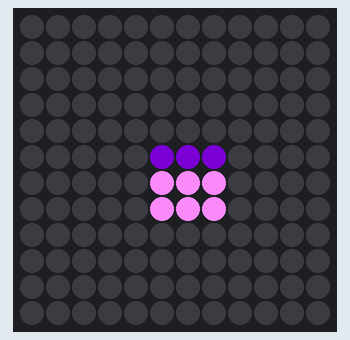
This sketch was run on a simulated Arduino Uno, built with avr-gcc and run on an emulated ATmega328P. Shown: 12×12 RGB LED matrix (first LED top left, wired row by row).

Above: at 0.16 s.
At 0.78 s:
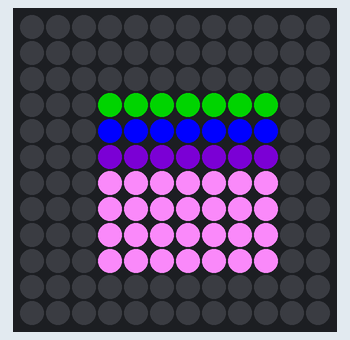
At 4.76 s:
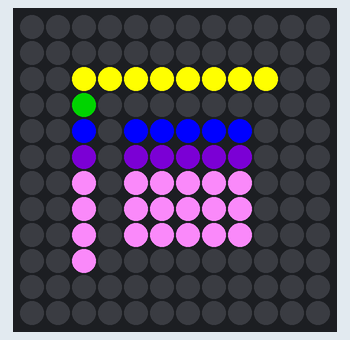
At 10.88 s:
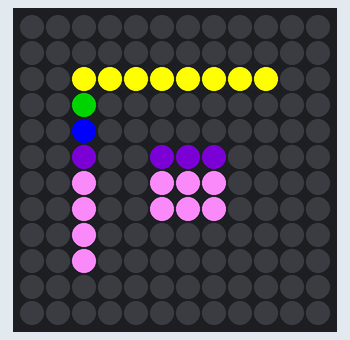
At 20.0 s:
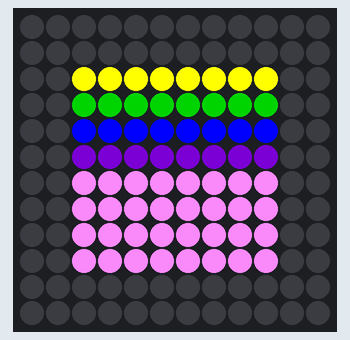
At 37.7 s:
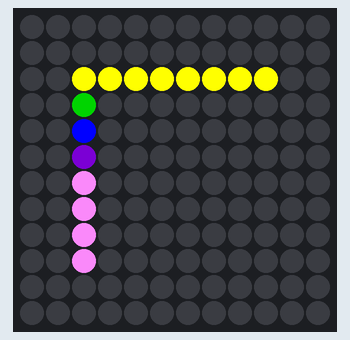

Measured:
- what the display in image 4 shows lasts 0.6 s, from 19.9 s to 20.5 s
- what the display in image 5 shows lasts 0.9 s, from 37.7 s to 38.6 s

The sketch:

james-smiley-test.ino
```cpp
#include <FastLED.h>

#define WIDTH 12
#define HEIGHT 12
#define LED_PIN 2

const int NUM_LEDS = WIDTH * HEIGHT;
CRGB leds[NUM_LEDS];

void setup() {
  FastLED.addLeds<WS2812B, LED_PIN, GRB>(leds, NUM_LEDS).setCorrection(TypicalLEDStrip);
  FastLED.clear();
  FastLED.show();
}

void loop() {
  // Expand squares in the interior
  for (int i = 1; i <= (HEIGHT / 2) - 2; i++) {
    drawInteriorSquare(i, true);
    FastLED.show();
    delay(300); // Delay between expanding squares
  }

  // Shrink squares in the interior
  for (int i = (HEIGHT / 2) - 3; i >= 1; i--) {
    drawInteriorSquare(i, false);
    FastLED.show();
    delay(300); // Delay between shrinking squares
  }
}

void drawInteriorSquare(int size, bool state) {
  int minIndex = HEIGHT / 2 - size;
  int maxIndex = HEIGHT / 2 + size;

  // Ensure the square is drawn inside the border, excluding outer rows and columns
  minIndex = max(2, minIndex);
  maxIndex = min(HEIGHT - 3, maxIndex);

  for (int y = minIndex; y <= maxIndex; y++) {
    for (int x = minIndex; x <= maxIndex; x++) {
      leds[XY(x, y)] = state ? getRainbowColor(y) : CRGB::Black;
    }
  }
}

CRGB getRainbowColor(int y) {
    switch (y / (HEIGHT / 7)) {
        case 0: return CRGB::Red;
        case 1: return CRGB::Orange;
        case 2: return CRGB::Yellow;
        case 3: return CRGB::Green;
        case 4: return CRGB::Blue;
        case 5: return CRGB::Indigo;
        default: return CRGB::Violet;
    }
}

int XY(int x, int y) {
    int XYindex;
    if (y % 2 == 0) {
        XYindex = (y * WIDTH) + x;
    } else {
        XYindex = (y * WIDTH) + (WIDTH - 1 - x);
    }
    return XYindex;
}
```
